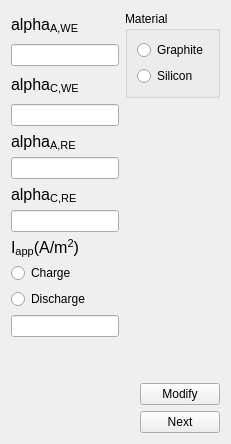
      <widget class="QWidget" name="tab_6">
       <attribute name="title">
        <string>Constant cont.</string>
       </attribute>
       <layout class="QGridLayout" name="gridLayout_6">
        <item row="10" column="0">
         <widget class="QRadioButton" name="select_discharge">
          <property name="text">
           <string>Discharge</string>
          </property>
         </widget>
        </item>
        <item row="0" column="1" rowspan="3">
         <widget class="QGroupBox" name="groupBox">
          <property name="title">
           <string>Material</string>
          </property>
          <layout class="QGridLayout" name="gridLayout_7">
           <item row="0" column="0">
            <widget class="QRadioButton" name="select_carbon">
             <property name="text">
              <string>Graphite</string>
             </property>
            </widget>
           </item>
           <item row="1" column="0">
            <widget class="QRadioButton" name="select_silicon">
             <property name="text">
              <string>Silicon</string>
             </property>
            </widget>
           </item>
          </layout>
         </widget>
        </item>
        <item row="6" column="0">
         <widget class="QLabel" name="label_48">
          <property name="font">
           <font>
            <pointsize>12</pointsize>
           </font>
          </property>
          <property name="text">
           <string>&lt;html&gt;&lt;head/&gt;&lt;body&gt;&lt;p&gt;alpha&lt;span style=&quot; vertical-align:sub;&quot;&gt;C,RE&lt;/span&gt;&lt;/p&gt;&lt;/body&gt;&lt;/html&gt;</string>
          </property>
         </widget>
        </item>
        <item row="7" column="0">
         <widget class="QLineEdit" name="alphaCRE_lineEdit"/>
        </item>
        <item row="13" column="0" colspan="2">
         <layout class="QGridLayout" name="gridLayout_8">
          <item row="1" column="1">
           <widget class="QPushButton" name="run_constant2_button">
            <property name="text">
             <string>Next</string>
            </property>
           </widget>
          </item>
          <item row="0" column="1">
           <widget class="QPushButton" name="change_constant_button">
            <property name="text">
             <string>Modify</string>
            </property>
           </widget>
          </item>
          <item row="0" column="0">
           <spacer name="horizontalSpacer_4">
            <property name="orientation">
             <enum>Qt::Horizontal</enum>
            </property>
            <property name="sizeHint" stdset="0">
             <size>
              <width>40</width>
              <height>20</height>
             </size>
            </property>
           </spacer>
          </item>
         </layout>
        </item>
        <item row="8" column="0">
         <widget class="QLabel" name="label_20">
          <property name="font">
           <font>
            <pointsize>12</pointsize>
           </font>
          </property>
          <property name="text">
           <string>&lt;html&gt;&lt;head/&gt;&lt;body&gt;&lt;p&gt;I&lt;span style=&quot; vertical-align:sub;&quot;&gt;app&lt;/span&gt;(A/m&lt;span style=&quot; vertical-align:super;&quot;&gt;2&lt;/span&gt;)&lt;/p&gt;&lt;/body&gt;&lt;/html&gt;</string>
          </property>
         </widget>
        </item>
        <item row="2" column="0">
         <widget class="QLabel" name="label_38">
          <property name="font">
           <font>
            <pointsize>12</pointsize>
           </font>
          </property>
          <property name="text">
           <string>&lt;html&gt;&lt;head/&gt;&lt;body&gt;&lt;p&gt;alpha&lt;span style=&quot; vertical-align:sub;&quot;&gt;C,WE&lt;/span&gt;&lt;/p&gt;&lt;/body&gt;&lt;/html&gt;</string>
          </property>
         </widget>
        </item>
        <item row="5" column="0">
         <widget class="QLineEdit" name="alphaARE_lineEdit"/>
        </item>
        <item row="3" column="0">
         <widget class="QLineEdit" name="alphaCWE_lineEdit"/>
        </item>
        <item row="9" column="0">
         <widget class="QRadioButton" name="select_charge">
          <property name="text">
           <string>Charge</string>
          </property>
         </widget>
        </item>
        <item row="0" column="0">
         <widget class="QLabel" name="label_37">
          <property name="font">
           <font>
            <pointsize>12</pointsize>
           </font>
          </property>
          <property name="text">
           <string>alpha&lt;sub&gt;A,WE&lt;/sub&gt;</string>
          </property>
         </widget>
        </item>
        <item row="1" column="0">
         <widget class="QLineEdit" name="alphaAWE_lineEdit"/>
        </item>
        <item row="11" column="0">
         <widget class="QLineEdit" name="I_lineEdit"/>
        </item>
        <item row="4" column="0">
         <widget class="QLabel" name="label_47">
          <property name="font">
           <font>
            <pointsize>12</pointsize>
           </font>
          </property>
          <property name="text">
           <string>&lt;html&gt;&lt;head/&gt;&lt;body&gt;&lt;p&gt;alpha&lt;span style=&quot; vertical-align:sub;&quot;&gt;A,RE&lt;/span&gt;&lt;/p&gt;&lt;/body&gt;&lt;/html&gt;</string>
          </property>
         </widget>
        </item>
        <item row="12" column="0">
         <spacer name="verticalSpacer_3">
          <property name="orientation">
           <enum>Qt::Vertical</enum>
          </property>
          <property name="sizeHint" stdset="0">
           <size>
            <width>20</width>
            <height>40</height>
           </size>
          </property>
         </spacer>
        </item>
       </layout>
      </widget>
